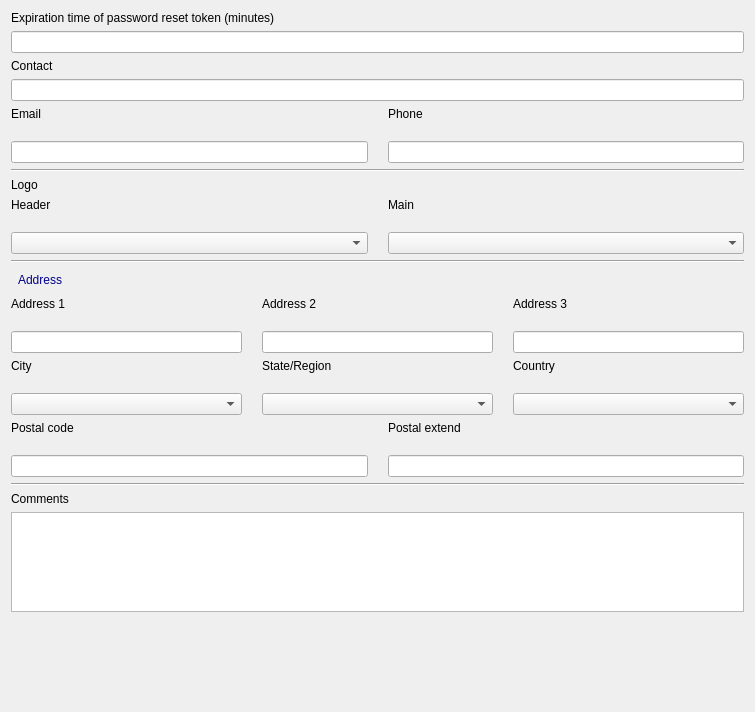
            <widget class="QWidget" name="scrollAreaWidgetContents">
             <property name="geometry">
              <rect>
               <x>0</x>
               <y>0</y>
               <width>755</width>
               <height>712</height>
              </rect>
             </property>
             <layout class="QGridLayout" name="gridLayout_8">
              <item row="6" column="0">
               <widget class="QLabel" name="label_14">
                <property name="styleSheet">
                 <string notr="true">QLabel {
               color: darkblue;
               padding: 4px;
               border-radius: 5px;
               border-style: outset;
	           font: 11pt &quot;MS Shell Dlg 2&quot;;
              }</string>
                </property>
                <property name="text">
                 <string>Address</string>
                </property>
               </widget>
              </item>
              <item row="10" column="0">
               <widget class="Line" name="line_11">
                <property name="orientation">
                 <enum>Qt::Horizontal</enum>
                </property>
               </widget>
              </item>
              <item row="5" column="0">
               <widget class="Line" name="line_10">
                <property name="orientation">
                 <enum>Qt::Horizontal</enum>
                </property>
               </widget>
              </item>
              <item row="12" column="0">
               <spacer name="verticalSpacer_5">
                <property name="orientation">
                 <enum>Qt::Vertical</enum>
                </property>
                <property name="sizeHint" stdset="0">
                 <size>
                  <width>20</width>
                  <height>40</height>
                 </size>
                </property>
               </spacer>
              </item>
              <item row="0" column="0">
               <layout class="QVBoxLayout" name="verticalLayout_3">
                <item>
                 <widget class="QLabel" name="label_3">
                  <property name="styleSheet">
                   <string notr="true"/>
                  </property>
                  <property name="text">
                   <string>Expiration time of password reset token (minutes)</string>
                  </property>
                 </widget>
                </item>
                <item>
                 <widget class="QLineEdit" name="expTimeLine"/>
                </item>
               </layout>
              </item>
              <item row="9" column="0">
               <layout class="QHBoxLayout" name="horizontalLayout_6">
                <property name="spacing">
                 <number>20</number>
                </property>
                <item>
                 <layout class="QVBoxLayout" name="verticalLayout_16">
                  <item>
                   <widget class="QLabel" name="label_22">
                    <property name="text">
                     <string>Postal code</string>
                    </property>
                   </widget>
                  </item>
                  <item>
                   <widget class="QLineEdit" name="postalCodeLine"/>
                  </item>
                 </layout>
                </item>
                <item>
                 <layout class="QVBoxLayout" name="verticalLayout_17">
                  <item>
                   <widget class="QLabel" name="label_21">
                    <property name="text">
                     <string>Postal extend</string>
                    </property>
                   </widget>
                  </item>
                  <item>
                   <widget class="QLineEdit" name="postalExtendsLine"/>
                  </item>
                 </layout>
                </item>
               </layout>
              </item>
              <item row="8" column="0">
               <layout class="QHBoxLayout" name="horizontalLayout_5">
                <property name="spacing">
                 <number>20</number>
                </property>
                <item>
                 <layout class="QVBoxLayout" name="verticalLayout_13">
                  <item>
                   <widget class="QLabel" name="label_18">
                    <property name="text">
                     <string>City</string>
                    </property>
                   </widget>
                  </item>
                  <item>
                   <widget class="QComboBox" name="cityBox"/>
                  </item>
                 </layout>
                </item>
                <item>
                 <layout class="QVBoxLayout" name="verticalLayout_14">
                  <item>
                   <widget class="QLabel" name="label_19">
                    <property name="text">
                     <string>State/Region</string>
                    </property>
                   </widget>
                  </item>
                  <item>
                   <widget class="QComboBox" name="regionBox"/>
                  </item>
                 </layout>
                </item>
                <item>
                 <layout class="QVBoxLayout" name="verticalLayout_15">
                  <item>
                   <widget class="QLabel" name="label_20">
                    <property name="text">
                     <string>Country</string>
                    </property>
                   </widget>
                  </item>
                  <item>
                   <widget class="QComboBox" name="countryBox"/>
                  </item>
                 </layout>
                </item>
               </layout>
              </item>
              <item row="2" column="0">
               <layout class="QHBoxLayout" name="horizontalLayout_2">
                <property name="spacing">
                 <number>20</number>
                </property>
                <item>
                 <layout class="QVBoxLayout" name="verticalLayout_5">
                  <item>
                   <widget class="QLabel" name="label_5">
                    <property name="text">
                     <string>Email</string>
                    </property>
                   </widget>
                  </item>
                  <item>
                   <widget class="QLineEdit" name="emailLine"/>
                  </item>
                 </layout>
                </item>
                <item>
                 <layout class="QVBoxLayout" name="verticalLayout_6">
                  <item>
                   <widget class="QLabel" name="label_6">
                    <property name="text">
                     <string>Phone</string>
                    </property>
                   </widget>
                  </item>
                  <item>
                   <widget class="QLineEdit" name="phoneLine"/>
                  </item>
                 </layout>
                </item>
               </layout>
              </item>
              <item row="7" column="0">
               <layout class="QHBoxLayout" name="horizontalLayout_4">
                <property name="spacing">
                 <number>20</number>
                </property>
                <item>
                 <layout class="QVBoxLayout" name="verticalLayout_10">
                  <item>
                   <widget class="QLabel" name="label_15">
                    <property name="text">
                     <string>Address 1</string>
                    </property>
                   </widget>
                  </item>
                  <item>
                   <widget class="QLineEdit" name="address_1_Line"/>
                  </item>
                 </layout>
                </item>
                <item>
                 <layout class="QVBoxLayout" name="verticalLayout_11">
                  <item>
                   <widget class="QLabel" name="label_16">
                    <property name="text">
                     <string>Address 2</string>
                    </property>
                   </widget>
                  </item>
                  <item>
                   <widget class="QLineEdit" name="address_2_Line"/>
                  </item>
                 </layout>
                </item>
                <item>
                 <layout class="QVBoxLayout" name="verticalLayout_12">
                  <item>
                   <widget class="QLabel" name="label_17">
                    <property name="text">
                     <string>Address 3</string>
                    </property>
                   </widget>
                  </item>
                  <item>
                   <widget class="QLineEdit" name="address_3_Line"/>
                  </item>
                 </layout>
                </item>
               </layout>
              </item>
              <item row="4" column="0">
               <layout class="QVBoxLayout" name="verticalLayout_9">
                <item>
                 <widget class="QLabel" name="label_13">
                  <property name="text">
                   <string>Logo</string>
                  </property>
                 </widget>
                </item>
                <item>
                 <layout class="QHBoxLayout" name="horizontalLayout_3">
                  <property name="spacing">
                   <number>20</number>
                  </property>
                  <item>
                   <layout class="QVBoxLayout" name="verticalLayout_7">
                    <item>
                     <widget class="QLabel" name="label_11">
                      <property name="text">
                       <string>Header</string>
                      </property>
                     </widget>
                    </item>
                    <item>
                     <widget class="QComboBox" name="headerBox"/>
                    </item>
                   </layout>
                  </item>
                  <item>
                   <layout class="QVBoxLayout" name="verticalLayout_8">
                    <item>
                     <widget class="QLabel" name="label_12">
                      <property name="text">
                       <string>Main</string>
                      </property>
                     </widget>
                    </item>
                    <item>
                     <widget class="QComboBox" name="mainBox"/>
                    </item>
                   </layout>
                  </item>
                 </layout>
                </item>
               </layout>
              </item>
              <item row="11" column="0">
               <layout class="QVBoxLayout" name="verticalLayout_18">
                <item>
                 <widget class="QLabel" name="label_23">
                  <property name="text">
                   <string>Comments</string>
                  </property>
                 </widget>
                </item>
                <item>
                 <widget class="QTextEdit" name="commentsEdit">
                  <property name="sizePolicy">
                   <sizepolicy hsizetype="Expanding" vsizetype="Maximum">
                    <horstretch>0</horstretch>
                    <verstretch>0</verstretch>
                   </sizepolicy>
                  </property>
                  <property name="maximumSize">
                   <size>
                    <width>16777215</width>
                    <height>100</height>
                   </size>
                  </property>
                  <property name="styleSheet">
                   <string notr="true"/>
                  </property>
                 </widget>
                </item>
               </layout>
              </item>
              <item row="1" column="0">
               <layout class="QVBoxLayout" name="verticalLayout_4">
                <item>
                 <widget class="QLabel" name="label_4">
                  <property name="styleSheet">
                   <string notr="true"/>
                  </property>
                  <property name="text">
                   <string>Contact</string>
                  </property>
                 </widget>
                </item>
                <item>
                 <widget class="QLineEdit" name="contactLine"/>
                </item>
               </layout>
              </item>
              <item row="3" column="0">
               <widget class="Line" name="line_12">
                <property name="orientation">
                 <enum>Qt::Horizontal</enum>
                </property>
               </widget>
              </item>
             </layout>
            </widget>
